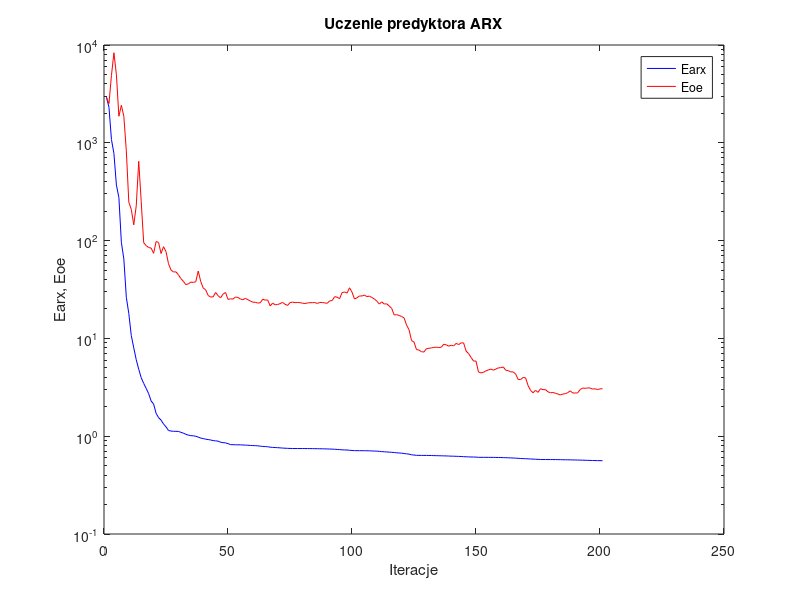
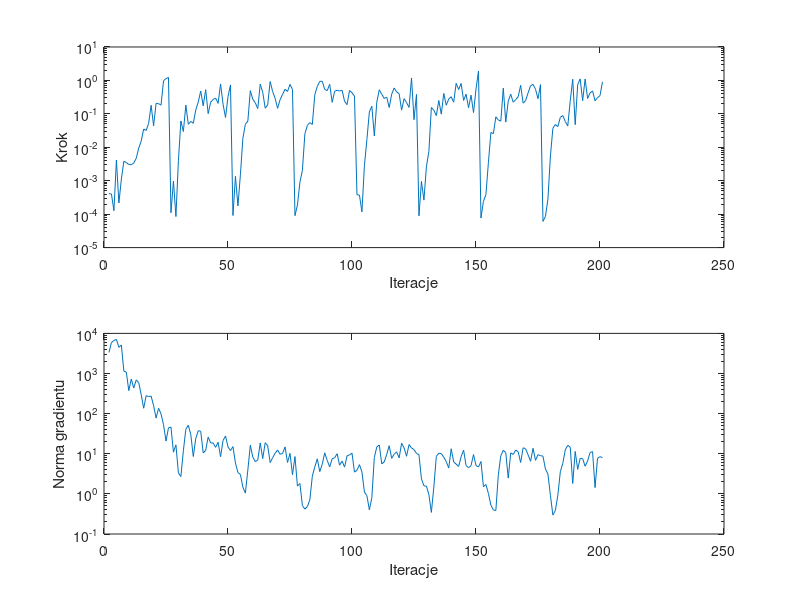

The MATLAB script that drew these images, in order:
%uczenie predyktora arx
clear all;
n=0; farx(n+1)=2.920005e+003; foe(n+1)=2.907979e+003; wspucz(n+1)=0.000000e+000; ng(n+1)=0.000000e+000;
%odnowa zmiennej metryki
n=1; farx(n+1)=2.308762e+003; foe(n+1)=2.519101e+003; krok(n+1)=4.129769e-004; ng(n+1)=3.354865e+003;
n=2; farx(n+1)=1.081832e+003; foe(n+1)=4.875384e+003; krok(n+1)=4.008663e-004; ng(n+1)=5.909332e+003;
n=3; farx(n+1)=7.772750e+002; foe(n+1)=8.333330e+003; krok(n+1)=1.270135e-004; ng(n+1)=6.664266e+003;
n=4; farx(n+1)=3.694015e+002; foe(n+1)=4.968969e+003; krok(n+1)=4.150488e-003; ng(n+1)=7.101284e+003;
n=5; farx(n+1)=2.762156e+002; foe(n+1)=1.869369e+003; krok(n+1)=2.157932e-004; ng(n+1)=4.487493e+003;
n=6; farx(n+1)=9.611166e+001; foe(n+1)=2.416045e+003; krok(n+1)=1.118600e-003; ng(n+1)=5.147199e+003;
n=7; farx(n+1)=6.473625e+001; foe(n+1)=1.865429e+003; krok(n+1)=3.816075e-003; ng(n+1)=1.149474e+003;
n=8; farx(n+1)=2.627291e+001; foe(n+1)=8.287927e+002; krok(n+1)=3.485222e-003; ng(n+1)=1.082596e+003;
n=9; farx(n+1)=1.797536e+001; foe(n+1)=2.474515e+002; krok(n+1)=3.065383e-003; ng(n+1)=3.736948e+002;
n=10; farx(n+1)=1.068840e+001; foe(n+1)=2.086310e+002; krok(n+1)=3.011555e-003; ng(n+1)=7.289060e+002;
n=11; farx(n+1)=8.004704e+000; foe(n+1)=1.449029e+002; krok(n+1)=3.388445e-003; ng(n+1)=4.350812e+002;
n=12; farx(n+1)=6.050347e+000; foe(n+1)=2.266592e+002; krok(n+1)=4.674043e-003; ng(n+1)=6.921116e+002;
n=13; farx(n+1)=4.837760e+000; foe(n+1)=6.464442e+002; krok(n+1)=9.513276e-003; ng(n+1)=5.957469e+002;
n=14; farx(n+1)=3.962098e+000; foe(n+1)=2.516511e+002; krok(n+1)=1.525498e-002; ng(n+1)=2.968849e+002;
n=15; farx(n+1)=3.470307e+000; foe(n+1)=9.520778e+001; krok(n+1)=3.522595e-002; ng(n+1)=1.363125e+002;
n=16; farx(n+1)=3.080317e+000; foe(n+1)=8.884198e+001; krok(n+1)=3.172883e-002; ng(n+1)=2.809476e+002;
n=17; farx(n+1)=2.722590e+000; foe(n+1)=8.501512e+001; krok(n+1)=5.235740e-002; ng(n+1)=2.655580e+002;
n=18; farx(n+1)=2.292318e+000; foe(n+1)=8.380270e+001; krok(n+1)=1.807191e-001; ng(n+1)=2.739655e+002;
n=19; farx(n+1)=2.133762e+000; foe(n+1)=7.412298e+001; krok(n+1)=4.388300e-002; ng(n+1)=1.570670e+002;
n=20; farx(n+1)=1.713805e+000; foe(n+1)=9.782843e+001; krok(n+1)=2.064051e-001; ng(n+1)=7.778913e+001;
n=21; farx(n+1)=1.548864e+000; foe(n+1)=9.578479e+001; krok(n+1)=2.016994e-001; ng(n+1)=1.362141e+002;
n=22; farx(n+1)=1.460891e+000; foe(n+1)=7.377302e+001; krok(n+1)=1.827549e-001; ng(n+1)=9.866582e+001;
n=23; farx(n+1)=1.333963e+000; foe(n+1)=8.669855e+001; krok(n+1)=9.769152e-001; ng(n+1)=5.295814e+001;
n=24; farx(n+1)=1.246238e+000; foe(n+1)=7.721151e+001; krok(n+1)=1.134786e+000; ng(n+1)=2.069699e+001;
n=25; farx(n+1)=1.144203e+000; foe(n+1)=5.814681e+001; krok(n+1)=1.227563e+000; ng(n+1)=4.427225e+001;
%odnowa zmiennej metryki
n=26; farx(n+1)=1.128724e+000; foe(n+1)=5.010462e+001; krok(n+1)=1.098323e-004; ng(n+1)=4.640518e+001;
n=27; farx(n+1)=1.122842e+000; foe(n+1)=4.782214e+001; krok(n+1)=9.793797e-004; ng(n+1)=1.092680e+001;
n=28; farx(n+1)=1.121351e+000; foe(n+1)=4.792941e+001; krok(n+1)=8.489916e-005; ng(n+1)=1.664540e+001;
n=29; farx(n+1)=1.119330e+000; foe(n+1)=4.476589e+001; krok(n+1)=3.966104e-003; ng(n+1)=3.341052e+000;
n=30; farx(n+1)=1.094973e+000; foe(n+1)=4.088037e+001; krok(n+1)=6.153853e-002; ng(n+1)=2.695089e+000;
n=31; farx(n+1)=1.074602e+000; foe(n+1)=3.838737e+001; krok(n+1)=2.967304e-002; ng(n+1)=1.190863e+001;
n=32; farx(n+1)=1.046396e+000; foe(n+1)=3.547158e+001; krok(n+1)=1.823743e-001; ng(n+1)=4.091204e+001;
n=33; farx(n+1)=1.026174e+000; foe(n+1)=3.610539e+001; krok(n+1)=4.879939e-002; ng(n+1)=5.145056e+001;
n=34; farx(n+1)=1.013713e+000; foe(n+1)=3.762137e+001; krok(n+1)=5.954236e-002; ng(n+1)=3.001666e+001;
n=35; farx(n+1)=1.009777e+000; foe(n+1)=3.740571e+001; krok(n+1)=5.234463e-002; ng(n+1)=8.531039e+000;
n=36; farx(n+1)=9.984038e-001; foe(n+1)=3.795593e+001; krok(n+1)=1.300904e-001; ng(n+1)=2.400317e+001;
n=37; farx(n+1)=9.796469e-001; foe(n+1)=4.886259e+001; krok(n+1)=2.268451e-001; ng(n+1)=3.750187e+001;
n=38; farx(n+1)=9.563427e-001; foe(n+1)=3.815365e+001; krok(n+1)=4.810883e-001; ng(n+1)=3.640899e+001;
n=39; farx(n+1)=9.462168e-001; foe(n+1)=3.280513e+001; krok(n+1)=1.738735e-001; ng(n+1)=1.048847e+001;
n=40; farx(n+1)=9.313913e-001; foe(n+1)=3.135730e+001; krok(n+1)=5.281352e-001; ng(n+1)=1.226744e+001;
n=41; farx(n+1)=9.245480e-001; foe(n+1)=2.747204e+001; krok(n+1)=1.015974e-001; ng(n+1)=2.608700e+001;
n=42; farx(n+1)=9.152622e-001; foe(n+1)=2.648932e+001; krok(n+1)=2.224394e-001; ng(n+1)=1.859409e+001;
n=43; farx(n+1)=9.011182e-001; foe(n+1)=2.661159e+001; krok(n+1)=2.680018e-001; ng(n+1)=1.856088e+001;
n=44; farx(n+1)=8.964261e-001; foe(n+1)=2.947541e+001; krok(n+1)=2.965759e-001; ng(n+1)=1.443809e+001;
n=45; farx(n+1)=8.899581e-001; foe(n+1)=2.733250e+001; krok(n+1)=2.055256e-001; ng(n+1)=1.930277e+001;
n=46; farx(n+1)=8.676811e-001; foe(n+1)=2.599863e+001; krok(n+1)=7.847380e-001; ng(n+1)=8.444828e+000;
n=47; farx(n+1)=8.593421e-001; foe(n+1)=2.838681e+001; krok(n+1)=1.942977e-001; ng(n+1)=2.137732e+001;
n=48; farx(n+1)=8.547923e-001; foe(n+1)=2.948132e+001; krok(n+1)=7.799001e-002; ng(n+1)=2.778727e+001;
n=49; farx(n+1)=8.399510e-001; foe(n+1)=2.506188e+001; krok(n+1)=3.268918e-001; ng(n+1)=1.475982e+001;
n=50; farx(n+1)=8.204562e-001; foe(n+1)=2.538696e+001; krok(n+1)=7.310195e-001; ng(n+1)=1.201459e+001;
%odnowa zmiennej metryki
n=51; farx(n+1)=8.193816e-001; foe(n+1)=2.524757e+001; krok(n+1)=9.108681e-005; ng(n+1)=1.506876e+001;
n=52; farx(n+1)=8.167681e-001; foe(n+1)=2.649288e+001; krok(n+1)=1.353531e-003; ng(n+1)=5.885371e+000;
n=53; farx(n+1)=8.166501e-001; foe(n+1)=2.623005e+001; krok(n+1)=1.761674e-004; ng(n+1)=3.409898e+000;
n=54; farx(n+1)=8.158700e-001; foe(n+1)=2.531213e+001; krok(n+1)=1.511553e-003; ng(n+1)=3.051559e+000;
n=55; farx(n+1)=8.133867e-001; foe(n+1)=2.481952e+001; krok(n+1)=1.867645e-002; ng(n+1)=1.468533e+000;
n=56; farx(n+1)=8.108783e-001; foe(n+1)=2.572283e+001; krok(n+1)=4.904612e-002; ng(n+1)=1.045344e+000;
n=57; farx(n+1)=8.078958e-001; foe(n+1)=2.489685e+001; krok(n+1)=6.074057e-002; ng(n+1)=3.936963e+000;
n=58; farx(n+1)=8.049898e-001; foe(n+1)=2.411263e+001; krok(n+1)=4.936156e-001; ng(n+1)=1.632468e+001;
n=59; farx(n+1)=8.021305e-001; foe(n+1)=2.346846e+001; krok(n+1)=2.730638e-001; ng(n+1)=8.268891e+000;
n=60; farx(n+1)=8.006684e-001; foe(n+1)=2.339521e+001; krok(n+1)=2.134155e-001; ng(n+1)=6.352448e+000;
n=61; farx(n+1)=7.976358e-001; foe(n+1)=2.299574e+001; krok(n+1)=1.443061e-001; ng(n+1)=7.000834e+000;
n=62; farx(n+1)=7.910123e-001; foe(n+1)=2.313266e+001; krok(n+1)=7.748658e-001; ng(n+1)=1.859687e+001;
n=63; farx(n+1)=7.862743e-001; foe(n+1)=2.514603e+001; krok(n+1)=4.406062e-001; ng(n+1)=7.589680e+000;
n=64; farx(n+1)=7.831855e-001; foe(n+1)=2.462896e+001; krok(n+1)=1.478545e-001; ng(n+1)=1.883751e+001;
n=65; farx(n+1)=7.801805e-001; foe(n+1)=2.472345e+001; krok(n+1)=1.852215e-001; ng(n+1)=1.583749e+001;
n=66; farx(n+1)=7.724114e-001; foe(n+1)=2.148639e+001; krok(n+1)=9.270274e-001; ng(n+1)=6.024911e+000;
n=67; farx(n+1)=7.681026e-001; foe(n+1)=2.294296e+001; krok(n+1)=4.635137e-001; ng(n+1)=7.972163e+000;
n=68; farx(n+1)=7.655989e-001; foe(n+1)=2.207719e+001; krok(n+1)=2.910883e-001; ng(n+1)=1.029141e+001;
n=69; farx(n+1)=7.635453e-001; foe(n+1)=2.221802e+001; krok(n+1)=1.465272e-001; ng(n+1)=1.241365e+001;
n=70; farx(n+1)=7.598576e-001; foe(n+1)=2.266172e+001; krok(n+1)=2.656312e-001; ng(n+1)=9.696397e+000;
n=71; farx(n+1)=7.564839e-001; foe(n+1)=2.335235e+001; krok(n+1)=3.838379e-001; ng(n+1)=1.015323e+001;
n=72; farx(n+1)=7.536062e-001; foe(n+1)=2.232569e+001; krok(n+1)=5.431301e-001; ng(n+1)=1.478962e+001;
n=73; farx(n+1)=7.515326e-001; foe(n+1)=2.173165e+001; krok(n+1)=4.686024e-001; ng(n+1)=6.072470e+000;
n=74; farx(n+1)=7.498768e-001; foe(n+1)=2.319342e+001; krok(n+1)=7.612154e-001; ng(n+1)=1.025008e+001;
n=75; farx(n+1)=7.486997e-001; foe(n+1)=2.351280e+001; krok(n+1)=5.360036e-001; ng(n+1)=3.008532e+000;
%odnowa zmiennej metryki
n=76; farx(n+1)=7.482466e-001; foe(n+1)=2.321710e+001; krok(n+1)=9.012338e-005; ng(n+1)=8.511584e+000;
n=77; farx(n+1)=7.482168e-001; foe(n+1)=2.329074e+001; krok(n+1)=1.882222e-004; ng(n+1)=1.563284e+000;
n=78; farx(n+1)=7.480778e-001; foe(n+1)=2.321602e+001; krok(n+1)=9.064776e-004; ng(n+1)=1.818628e+000;
n=79; farx(n+1)=7.480445e-001; foe(n+1)=2.292238e+001; krok(n+1)=2.044847e-003; ng(n+1)=5.129090e-001;
n=80; farx(n+1)=7.478241e-001; foe(n+1)=2.271589e+001; krok(n+1)=2.539936e-002; ng(n+1)=4.165515e-001;
n=81; farx(n+1)=7.472946e-001; foe(n+1)=2.304488e+001; krok(n+1)=4.509055e-002; ng(n+1)=4.821313e-001;
n=82; farx(n+1)=7.468142e-001; foe(n+1)=2.317001e+001; krok(n+1)=5.466235e-002; ng(n+1)=7.103010e-001;
n=83; farx(n+1)=7.464236e-001; foe(n+1)=2.318769e+001; krok(n+1)=4.821088e-002; ng(n+1)=2.762286e+000;
n=84; farx(n+1)=7.457480e-001; foe(n+1)=2.326721e+001; krok(n+1)=3.730776e-001; ng(n+1)=4.706583e+000;
n=85; farx(n+1)=7.448865e-001; foe(n+1)=2.277695e+001; krok(n+1)=6.620810e-001; ng(n+1)=7.470815e+000;
n=86; farx(n+1)=7.441927e-001; foe(n+1)=2.332102e+001; krok(n+1)=9.372047e-001; ng(n+1)=3.589514e+000;
n=87; farx(n+1)=7.433612e-001; foe(n+1)=2.325512e+001; krok(n+1)=9.453922e-001; ng(n+1)=5.479780e+000;
n=88; farx(n+1)=7.422997e-001; foe(n+1)=2.309244e+001; krok(n+1)=5.389436e-001; ng(n+1)=1.055229e+001;
n=89; farx(n+1)=7.410690e-001; foe(n+1)=2.284179e+001; krok(n+1)=4.951781e-001; ng(n+1)=6.832763e+000;
n=90; farx(n+1)=7.392557e-001; foe(n+1)=2.421422e+001; krok(n+1)=7.655551e-001; ng(n+1)=4.695180e+000;
n=91; farx(n+1)=7.378756e-001; foe(n+1)=2.436402e+001; krok(n+1)=2.211882e-001; ng(n+1)=7.526180e+000;
n=92; farx(n+1)=7.354811e-001; foe(n+1)=2.671754e+001; krok(n+1)=4.734602e-001; ng(n+1)=7.981344e+000;
n=93; farx(n+1)=7.323337e-001; foe(n+1)=2.637775e+001; krok(n+1)=5.086203e-001; ng(n+1)=1.000974e+001;
n=94; farx(n+1)=7.292443e-001; foe(n+1)=2.549454e+001; krok(n+1)=4.819709e-001; ng(n+1)=5.188573e+000;
n=95; farx(n+1)=7.258959e-001; foe(n+1)=2.941087e+001; krok(n+1)=5.086203e-001; ng(n+1)=6.574067e+000;
n=96; farx(n+1)=7.236542e-001; foe(n+1)=2.981494e+001; krok(n+1)=2.382113e-001; ng(n+1)=4.652010e+000;
n=97; farx(n+1)=7.225389e-001; foe(n+1)=2.909198e+001; krok(n+1)=1.881412e-001; ng(n+1)=8.867045e+000;
n=98; farx(n+1)=7.180417e-001; foe(n+1)=3.291089e+001; krok(n+1)=5.014424e-001; ng(n+1)=9.365320e+000;
n=99; farx(n+1)=7.144785e-001; foe(n+1)=2.973581e+001; krok(n+1)=4.268310e-001; ng(n+1)=1.036139e+001;
n=100; farx(n+1)=7.119797e-001; foe(n+1)=2.529164e+001; krok(n+1)=3.404866e-001; ng(n+1)=3.489424e+000;
%odnowa zmiennej metryki
n=101; farx(n+1)=7.116513e-001; foe(n+1)=2.599002e+001; krok(n+1)=3.812452e-004; ng(n+1)=3.882862e+000;
n=102; farx(n+1)=7.111089e-001; foe(n+1)=2.717021e+001; krok(n+1)=3.716872e-004; ng(n+1)=5.355557e+000;
n=103; farx(n+1)=7.110275e-001; foe(n+1)=2.712619e+001; krok(n+1)=1.176687e-004; ng(n+1)=3.535847e+000;
n=104; farx(n+1)=7.108209e-001; foe(n+1)=2.773972e+001; krok(n+1)=2.823736e-003; ng(n+1)=1.109081e+000;
n=105; farx(n+1)=7.100293e-001; foe(n+1)=2.677330e+001; krok(n+1)=1.693613e-002; ng(n+1)=9.047927e-001;
n=106; farx(n+1)=7.089867e-001; foe(n+1)=2.705391e+001; krok(n+1)=1.139041e-001; ng(n+1)=4.013298e-001;
n=107; farx(n+1)=7.063686e-001; foe(n+1)=2.621159e+001; krok(n+1)=1.686145e-001; ng(n+1)=7.999225e-001;
n=108; farx(n+1)=7.051439e-001; foe(n+1)=2.533586e+001; krok(n+1)=2.191235e-002; ng(n+1)=8.083194e+000;
n=109; farx(n+1)=7.038577e-001; foe(n+1)=2.407086e+001; krok(n+1)=2.250273e-001; ng(n+1)=1.476211e+001;
n=110; farx(n+1)=7.000185e-001; foe(n+1)=2.243758e+001; krok(n+1)=5.243733e-001; ng(n+1)=1.656246e+001;
n=111; farx(n+1)=6.960234e-001; foe(n+1)=2.363297e+001; krok(n+1)=3.839848e-001; ng(n+1)=5.586076e+000;
n=112; farx(n+1)=6.930693e-001; foe(n+1)=2.245977e+001; krok(n+1)=2.886121e-001; ng(n+1)=6.269993e+000;
n=113; farx(n+1)=6.903319e-001; foe(n+1)=2.258716e+001; krok(n+1)=3.169310e-001; ng(n+1)=9.693588e+000;
n=114; farx(n+1)=6.872109e-001; foe(n+1)=2.142238e+001; krok(n+1)=1.549330e-001; ng(n+1)=1.589778e+001;
n=115; farx(n+1)=6.842771e-001; foe(n+1)=2.026490e+001; krok(n+1)=3.885953e-001; ng(n+1)=7.688054e+000;
n=116; farx(n+1)=6.811029e-001; foe(n+1)=1.739052e+001; krok(n+1)=5.930463e-001; ng(n+1)=9.765421e+000;
n=117; farx(n+1)=6.766720e-001; foe(n+1)=1.748295e+001; krok(n+1)=4.536903e-001; ng(n+1)=1.117732e+001;
n=118; farx(n+1)=6.739451e-001; foe(n+1)=1.716634e+001; krok(n+1)=4.004429e-001; ng(n+1)=7.891760e+000;
n=119; farx(n+1)=6.706763e-001; foe(n+1)=1.676152e+001; krok(n+1)=1.292163e-001; ng(n+1)=1.827595e+001;
n=120; farx(n+1)=6.646335e-001; foe(n+1)=1.618613e+001; krok(n+1)=2.845227e-001; ng(n+1)=1.404068e+001;
n=121; farx(n+1)=6.603990e-001; foe(n+1)=1.368885e+001; krok(n+1)=2.176076e-001; ng(n+1)=8.648484e+000;
n=122; farx(n+1)=6.558667e-001; foe(n+1)=1.226558e+001; krok(n+1)=1.557206e-001; ng(n+1)=1.695950e+001;
n=123; farx(n+1)=6.456601e-001; foe(n+1)=9.510975e+000; krok(n+1)=1.186303e+000; ng(n+1)=1.397034e+001;
n=124; farx(n+1)=6.420637e-001; foe(n+1)=9.181032e+000; krok(n+1)=6.721749e-002; ng(n+1)=1.273521e+001;
n=125; farx(n+1)=6.372328e-001; foe(n+1)=7.690846e+000; krok(n+1)=3.806077e-001; ng(n+1)=1.019899e+001;
%odnowa zmiennej metryki
n=126; farx(n+1)=6.366988e-001; foe(n+1)=7.608340e+000; krok(n+1)=8.923578e-005; ng(n+1)=9.475268e+000;
n=127; farx(n+1)=6.363236e-001; foe(n+1)=7.308041e+000; krok(n+1)=9.534365e-004; ng(n+1)=2.366968e+000;
n=128; farx(n+1)=6.362866e-001; foe(n+1)=7.253420e+000; krok(n+1)=2.625683e-004; ng(n+1)=1.588784e+000;
n=129; farx(n+1)=6.358399e-001; foe(n+1)=7.842649e+000; krok(n+1)=2.600344e-003; ng(n+1)=1.565944e+000;
n=130; farx(n+1)=6.355196e-001; foe(n+1)=7.922569e+000; krok(n+1)=7.530795e-003; ng(n+1)=9.620327e-001;
n=131; farx(n+1)=6.345835e-001; foe(n+1)=7.996447e+000; krok(n+1)=1.551821e-001; ng(n+1)=3.459644e-001;
n=132; farx(n+1)=6.331071e-001; foe(n+1)=8.091775e+000; krok(n+1)=1.284644e-001; ng(n+1)=1.487939e+000;
n=133; farx(n+1)=6.327881e-001; foe(n+1)=8.141760e+000; krok(n+1)=8.877087e-002; ng(n+1)=8.608197e+000;
n=134; farx(n+1)=6.313835e-001; foe(n+1)=8.059051e+000; krok(n+1)=2.515310e-001; ng(n+1)=1.032453e+001;
n=135; farx(n+1)=6.307049e-001; foe(n+1)=8.133646e+000; krok(n+1)=9.790194e-002; ng(n+1)=1.004030e+001;
n=136; farx(n+1)=6.293417e-001; foe(n+1)=8.716391e+000; krok(n+1)=4.089939e-001; ng(n+1)=8.205345e+000;
n=137; farx(n+1)=6.286631e-001; foe(n+1)=8.598612e+000; krok(n+1)=1.817918e-001; ng(n+1)=6.381646e+000;
n=138; farx(n+1)=6.269584e-001; foe(n+1)=8.321681e+000; krok(n+1)=2.767350e-001; ng(n+1)=4.421614e+000;
n=139; farx(n+1)=6.250845e-001; foe(n+1)=8.513473e+000; krok(n+1)=3.255844e-001; ng(n+1)=1.333810e+001;
n=140; farx(n+1)=6.246190e-001; foe(n+1)=8.395236e+000; krok(n+1)=2.230612e-001; ng(n+1)=6.241078e+000;
n=141; farx(n+1)=6.227521e-001; foe(n+1)=8.895388e+000; krok(n+1)=8.190836e-001; ng(n+1)=5.525199e+000;
n=142; farx(n+1)=6.219530e-001; foe(n+1)=8.644874e+000; krok(n+1)=5.327344e-001; ng(n+1)=4.825920e+000;
n=143; farx(n+1)=6.202117e-001; foe(n+1)=9.004008e+000; krok(n+1)=8.127796e-001; ng(n+1)=8.436335e+000;
n=144; farx(n+1)=6.180539e-001; foe(n+1)=9.001751e+000; krok(n+1)=2.522670e-001; ng(n+1)=1.233839e+001;
n=145; farx(n+1)=6.155764e-001; foe(n+1)=7.424563e+000; krok(n+1)=3.874329e-001; ng(n+1)=5.070122e+000;
n=146; farx(n+1)=6.147555e-001; foe(n+1)=7.002957e+000; krok(n+1)=1.522124e-001; ng(n+1)=4.492132e+000;
n=147; farx(n+1)=6.129793e-001; foe(n+1)=6.390690e+000; krok(n+1)=3.624196e-001; ng(n+1)=5.062214e+000;
n=148; farx(n+1)=6.123132e-001; foe(n+1)=5.864846e+000; krok(n+1)=1.091056e-001; ng(n+1)=9.550063e+000;
n=149; farx(n+1)=6.113271e-001; foe(n+1)=5.866367e+000; krok(n+1)=5.520515e-001; ng(n+1)=5.122076e+000;
n=150; farx(n+1)=6.082397e-001; foe(n+1)=4.537674e+000; krok(n+1)=1.914853e+000; ng(n+1)=4.677767e+000;
%odnowa zmiennej metryki
n=151; farx(n+1)=6.080702e-001; foe(n+1)=4.436507e+000; krok(n+1)=7.651456e-005; ng(n+1)=6.396968e+000;
n=152; farx(n+1)=6.080388e-001; foe(n+1)=4.496182e+000; krok(n+1)=2.406525e-004; ng(n+1)=1.510239e+000;
n=153; farx(n+1)=6.079442e-001; foe(n+1)=4.657816e+000; krok(n+1)=3.870231e-004; ng(n+1)=1.716812e+000;
n=154; farx(n+1)=6.077391e-001; foe(n+1)=4.761047e+000; krok(n+1)=3.485222e-003; ng(n+1)=1.024299e+000;
n=155; farx(n+1)=6.073358e-001; foe(n+1)=4.860163e+000; krok(n+1)=2.776581e-002; ng(n+1)=5.256783e-001;
n=156; farx(n+1)=6.071319e-001; foe(n+1)=4.730860e+000; krok(n+1)=2.560364e-002; ng(n+1)=3.975948e-001;
n=157; farx(n+1)=6.066003e-001; foe(n+1)=4.859681e+000; krok(n+1)=8.155575e-002; ng(n+1)=3.845183e-001;
n=158; farx(n+1)=6.059217e-001; foe(n+1)=4.999152e+000; krok(n+1)=6.602029e-002; ng(n+1)=2.988861e+000;
n=159; farx(n+1)=6.056356e-001; foe(n+1)=5.018618e+000; krok(n+1)=6.045742e-002; ng(n+1)=8.964377e+000;
n=160; farx(n+1)=6.038003e-001; foe(n+1)=5.104187e+000; krok(n+1)=5.872046e-001; ng(n+1)=1.218254e+001;
n=161; farx(n+1)=6.026284e-001; foe(n+1)=4.725748e+000; krok(n+1)=5.671128e-002; ng(n+1)=1.071747e+001;
n=162; farx(n+1)=6.018622e-001; foe(n+1)=4.680464e+000; krok(n+1)=2.409855e-001; ng(n+1)=2.473431e+000;
n=163; farx(n+1)=5.997333e-001; foe(n+1)=4.550207e+000; krok(n+1)=3.874329e-001; ng(n+1)=1.053146e+001;
n=164; farx(n+1)=5.984722e-001; foe(n+1)=4.536872e+000; krok(n+1)=2.230542e-001; ng(n+1)=9.596823e+000;
n=165; farx(n+1)=5.965491e-001; foe(n+1)=4.312310e+000; krok(n+1)=2.656312e-001; ng(n+1)=1.240279e+001;
n=166; farx(n+1)=5.942824e-001; foe(n+1)=3.802108e+000; krok(n+1)=3.238984e-001; ng(n+1)=1.122767e+001;
n=167; farx(n+1)=5.915612e-001; foe(n+1)=3.794134e+000; krok(n+1)=7.113726e-001; ng(n+1)=6.049748e+000;
n=168; farx(n+1)=5.901490e-001; foe(n+1)=3.985269e+000; krok(n+1)=2.093785e-001; ng(n+1)=1.409752e+001;
n=169; farx(n+1)=5.888584e-001; foe(n+1)=3.952583e+000; krok(n+1)=2.501044e-001; ng(n+1)=1.332766e+001;
n=170; farx(n+1)=5.869067e-001; foe(n+1)=3.291601e+000; krok(n+1)=4.228235e-001; ng(n+1)=9.418868e+000;
n=171; farx(n+1)=5.850301e-001; foe(n+1)=2.941083e+000; krok(n+1)=6.954939e-001; ng(n+1)=6.481731e+000;
n=172; farx(n+1)=5.832328e-001; foe(n+1)=2.781504e+000; krok(n+1)=7.610808e-001; ng(n+1)=1.370251e+001;
n=173; farx(n+1)=5.815432e-001; foe(n+1)=2.945127e+000; krok(n+1)=5.422916e-001; ng(n+1)=6.866263e+000;
n=174; farx(n+1)=5.797281e-001; foe(n+1)=2.807071e+000; krok(n+1)=2.840119e-001; ng(n+1)=9.477003e+000;
n=175; farx(n+1)=5.779241e-001; foe(n+1)=3.059111e+000; krok(n+1)=7.491049e-001; ng(n+1)=9.005213e+000;
%odnowa zmiennej metryki
n=176; farx(n+1)=5.776469e-001; foe(n+1)=2.991537e+000; krok(n+1)=6.079792e-005; ng(n+1)=8.687207e+000;
n=177; farx(n+1)=5.775667e-001; foe(n+1)=2.993750e+000; krok(n+1)=8.559513e-005; ng(n+1)=4.165096e+000;
n=178; farx(n+1)=5.773510e-001; foe(n+1)=2.847855e+000; krok(n+1)=2.818478e-004; ng(n+1)=3.126625e+000;
n=179; farx(n+1)=5.771125e-001; foe(n+1)=2.779383e+000; krok(n+1)=5.478088e-003; ng(n+1)=9.217761e-001;
n=180; farx(n+1)=5.769214e-001; foe(n+1)=2.798359e+000; krok(n+1)=3.715822e-002; ng(n+1)=2.957800e-001;
n=181; farx(n+1)=5.766939e-001; foe(n+1)=2.751097e+000; krok(n+1)=4.785778e-002; ng(n+1)=3.857680e-001;
n=182; farx(n+1)=5.760102e-001; foe(n+1)=2.700892e+000; krok(n+1)=4.152360e-002; ng(n+1)=9.281116e-001;
n=183; farx(n+1)=5.756409e-001; foe(n+1)=2.642805e+000; krok(n+1)=7.866273e-002; ng(n+1)=3.560796e+000;
n=184; farx(n+1)=5.746803e-001; foe(n+1)=2.696767e+000; krok(n+1)=8.877087e-002; ng(n+1)=5.769712e+000;
n=185; farx(n+1)=5.742060e-001; foe(n+1)=2.722506e+000; krok(n+1)=5.893163e-002; ng(n+1)=1.252855e+001;
n=186; farx(n+1)=5.738361e-001; foe(n+1)=2.788530e+000; krok(n+1)=4.346837e-002; ng(n+1)=1.632195e+001;
n=187; farx(n+1)=5.730768e-001; foe(n+1)=2.911061e+000; krok(n+1)=2.468078e-001; ng(n+1)=1.451912e+001;
n=188; farx(n+1)=5.718356e-001; foe(n+1)=2.767923e+000; krok(n+1)=1.084583e+000; ng(n+1)=1.820356e+000;
n=189; farx(n+1)=5.714816e-001; foe(n+1)=2.763721e+000; krok(n+1)=4.739825e-002; ng(n+1)=1.142359e+001;
n=190; farx(n+1)=5.706676e-001; foe(n+1)=2.772709e+000; krok(n+1)=7.491049e-001; ng(n+1)=4.076302e+000;
n=191; farx(n+1)=5.693860e-001; foe(n+1)=3.003621e+000; krok(n+1)=1.110293e+000; ng(n+1)=7.690846e+000;
n=192; farx(n+1)=5.690379e-001; foe(n+1)=3.106923e+000; krok(n+1)=2.475890e-001; ng(n+1)=7.571551e+000;
n=193; farx(n+1)=5.672581e-001; foe(n+1)=3.087132e+000; krok(n+1)=1.098329e+000; ng(n+1)=4.887929e+000;
n=194; farx(n+1)=5.665288e-001; foe(n+1)=3.113558e+000; krok(n+1)=2.889625e-001; ng(n+1)=6.606238e+000;
n=195; farx(n+1)=5.654799e-001; foe(n+1)=3.113360e+000; krok(n+1)=4.228884e-001; ng(n+1)=1.069456e+001;
n=196; farx(n+1)=5.643589e-001; foe(n+1)=3.032060e+000; krok(n+1)=4.859246e-001; ng(n+1)=1.131451e+001;
n=197; farx(n+1)=5.635119e-001; foe(n+1)=3.051682e+000; krok(n+1)=2.454949e-001; ng(n+1)=1.432010e+000;
n=198; farx(n+1)=5.630178e-001; foe(n+1)=3.002428e+000; krok(n+1)=3.047856e-001; ng(n+1)=7.735397e+000;
n=199; farx(n+1)=5.623490e-001; foe(n+1)=3.045229e+000; krok(n+1)=3.505976e-001; ng(n+1)=8.461761e+000;
n=200; farx(n+1)=5.616865e-001; foe(n+1)=3.061287e+000; krok(n+1)=9.072770e-001; ng(n+1)=8.051719e+000;

figure; semilogy(farx,'b'); hold on; semilogy(foe,'r'); xlabel('Iteracje'); ylabel('Earx, Eoe'); legend('Earx','Eoe'); title('Uczenie predyktora ARX');
figure; subplot(2,1,1); semilogy(krok); xlabel('Iteracje'); ylabel('Krok');
subplot(2,1,2); semilogy(ng); xlabel('Iteracje'); ylabel('Norma gradientu');
Earx=farx(n+1)
Eoe=foe(n+1)
